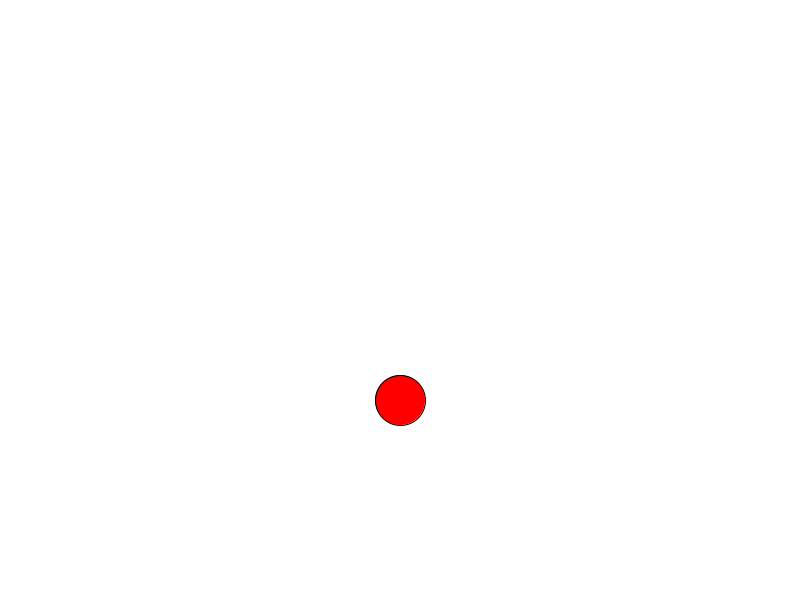
Frame 1 (no input)
Frame 60 (the mouse pressed at the canvas centre just before this capture): identical to frame 1, image omitted
Frame 120 (the mouse held since frame 60 and released just before this capture): identical to frame 1, image omitted

The Processing sketch that drew this single still picture (run headless with seeded random() and noise(); from frame 60 on, the mouse is pressed at the canvas centre):

// Processing sketch: bouncing_ball_1
// ── bouncing_ball_1.pde
/**
 * Bouncing ball hopefully
 * Introducing the variable
 */

int x = 400;
//var x = 0;  //in Javascript

void setup() {
  size(800, 600);
  fill(255, 0, 0);  //fill color, RGB
}

void draw() {
  background(255);
  //ellipse(x position, y position, width, height)
  ellipse(400, x, 50, 50);

//  if (x <= 600) {
//    x = x - 1;
//  }
//  if (x >= 595 || x < 0) {
//    x = x + 1;
//  }

  //println("x = " + x);
}
